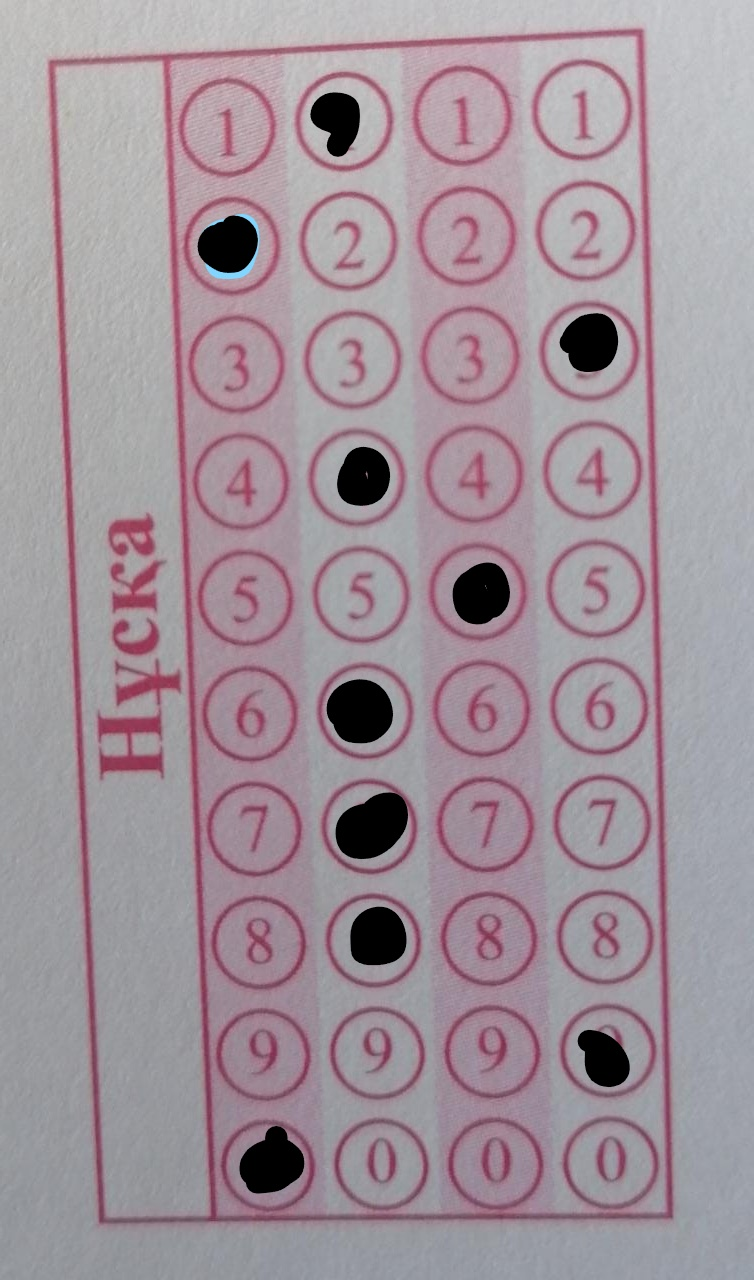
#> input picture 12333.jpg, 754 x 1280 px
$ python main.py
#> lines starting #> are read from the running program, lines starting #| are printed output that depends on the picture; after the words box and inside, x2 and y2 are one past the last pixel; in counts of white or black regions, pixels touching at a corner belong together
### utils.py
import cv2
import numpy as np

def rectContour(contours):

    rectCon = []

    for i in contours:
        area = cv2.contourArea(i)
        if area > 50:
            peri = cv2.arcLength(i, True)
            approx =cv2.approxPolyDP(i, 0.02 * peri, True)

            if len(approx) == 4:
                rectCon.append(i)

    rectCon = sorted(rectCon, key = cv2.contourArea, reverse=True)

    return rectCon

def getCornerPoints(cont):

    peri = cv2.arcLength(cont, True)
    approx = cv2.approxPolyDP(cont, 0.02 * peri, True)

    return approx

def reorder(myPoints):

    myPoints = myPoints.reshape((4,2))
    myPointsNew =np.zeros((4,1,2), np.int32)
    add = myPoints.sum(1)

    myPointsNew[0] = myPoints[np.argmin(add)]
    myPointsNew[3] = myPoints[np.argmax(add)]

    diff = np.diff(myPoints, axis=1)

    myPointsNew[1] = myPoints[np.argmin(diff)]
    myPointsNew[2] = myPoints[np.argmax(diff)]

    return myPointsNew

def splitBoxes(img, questions, choices):
    rows = np.vsplit(img, questions)
    boxes = []

    for row in rows:
        cols = np.hsplit(row, choices)
        boxes.append(cols)
    return boxes


def showAnswers(img, myIndex, grading, ans, questions=5, choices=5):
    secW = int(img.shape[1] / choices)
    secH = int(img.shape[0] / questions)

    for x in range(0, questions):
        myAns = myIndex[x]+1
        print(myAns)
        cX = (myAns * secW) + secW // 2
        cY = (x * secH) + secH // 2
        if grading[x] == 1:
            myColor = (0, 255, 0)
            # cv2.rectangle(img,(myAns*secW,x*secH),((myAns*secW)+secW,(x*secH)+secH),myColor,cv2.FILLED)
            cv2.circle(img, (cX, cY), 20, myColor, cv2.FILLED)
        else:
            myColor = (0, 0, 255)
            # cv2.rectangle(img, (myAns * secW, x * secH), ((myAns * secW) + secW, (x * secH) + secH), myColor, cv2.FILLED)
            cv2.circle(img, (cX, cY), 20, myColor, cv2.FILLED)

            # CORRECT ANSWER
            myColor = (0, 255, 0)
            correctAns = ans[x]
            cv2.circle(img, ((correctAns * secW) + secW // 2, (x * secH) + secH // 2),
                       20, myColor, cv2.FILLED)

### main.py
import cv2
import numpy as np
import utils

questions = 10
choices = 5
widthImg = 250
heightImg = 500

final_ans = [1, 0, 3, 1, 2, 2, 1, 1, 3, 1]

img = cv2.imread("12333.jpg")
#> img is the input picture: shape (1280, 754, 3); mean B, G, R 154.8, 146.5, 161

img = cv2.resize(img, (widthImg, heightImg))
#> img: shape (500, 250, 3)

imgBlank = np.zeros((widthImg, heightImg, 3), np.uint8)
imgGray = cv2.cvtColor(img, cv2.COLOR_BGR2GRAY)
imgBlur = cv2.GaussianBlur(imgGray, (5, 5), 1)
imgCanny = cv2.Canny(img, 80, 100)
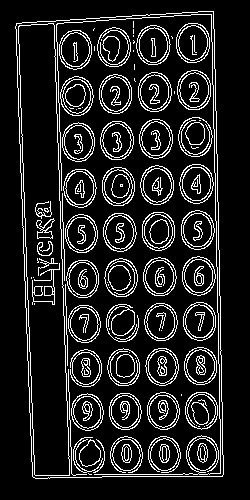
#> imgCanny: shape (500, 250); 12.7% white in thin lines or dots, all inside (x1, y1, x2, y2) = (15, 11, 224, 479)
imgContours = img.copy()
imgBigContour = img.copy()
imgFinal = img.copy()

contours, hierarchy = cv2.findContours(imgCanny, cv2.RETR_EXTERNAL, cv2.CHAIN_APPROX_NONE)
#> contours = 1 contour; box (x1, y1, x2, y2) and area: (15, 11, 224, 479) 89634
cv2.drawContours(imgContours, contours, -1, (0, 255, 0), 5)
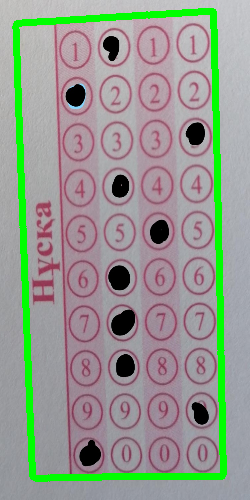
#> imgContours: shape (500, 250, 3); mean B, G, R 144, 155, 149

rectCon = utils.rectContour(contours)
#> the loop in rectContour, `for i in contours:` made 1 pass
#> (area, peri, approx) on pass 1: (89633.5, 1327, [[213, 11], [16, 23], [35, 478], [223, 474]])
#> after the loop in rectContour, `for i in contours:`: rectCon has the same summary as contours outside rectContour
#> rectCon has the same summary as contours
print(len(rectCon))
#| 1
biggestPoints = utils.getCornerPoints(rectCon[0])
#> in getCornerPoints, `peri = cv2.arcLength(cont, True)`: peri = 1327
#> in getCornerPoints, `approx = cv2.approxPolyDP(cont, 0.02 * peri, True)`: approx = [[213, 11], [16, 23], [35, 478], [223, 474]]
#> biggestPoints = [[213, 11], [16, 23], [35, 478], [223, 474]]

for con in rectCon:
    cv2.drawContours(imgBigContour, con, -1, (0, 0, 255), 5)
#> this loop made 1 pass
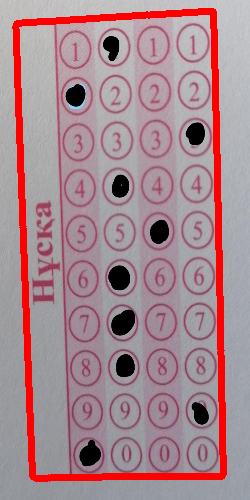
#> imgBigContour: shape (500, 250, 3); mean B, G, R 144, 136.4, 167.6

if biggestPoints.size != 0:

    biggestPoints = utils.reorder(biggestPoints)
#> in reorder, `add = myPoints.sum(1)`: add = [224, 39, 513, 697]
#> in reorder, `diff = np.diff(myPoints, axis=1)`: diff = [-202, 7, 443, 251]
#> biggestPoints = [[16, 23], [213, 11], [35, 478], [223, 474]]
    cv2.drawContours(imgBigContour, biggestPoints, -1, (0, 0, 255), 5)

    pts1 = np.float32(biggestPoints)  # PREPARE POINTS FOR WARP
#> pts1 = [[16, 23], [213, 11], [35, 478], [223, 474]]
    pts2 = np.float32([[0, 0], [widthImg, 0], [0, heightImg], [widthImg, heightImg]])  # PREPARE POINTS FOR WARP
    matrix = cv2.getPerspectiveTransform(pts1, pts2)  # GET TRANSFORMATION MATRIX
#> matrix = [[1.29, -0.0537, -19.34], [0.0636, 1.04, -25.03], [8.05e-05, -0.000105, 1]]
    imgWarpColored = cv2.warpPerspective(img, matrix, (widthImg, heightImg))  # APPLY WARP PERSPECTIVE

    imgWarpGray = cv2.cvtColor(imgWarpColored, cv2.COLOR_BGR2GRAY)  # CONVERT TO GRAYSCALE
    imgThresh = cv2.threshold(imgWarpGray, 130, 255, cv2.THRESH_BINARY_INV)[1]  # APPLY THRESHOLD AND INVERSE
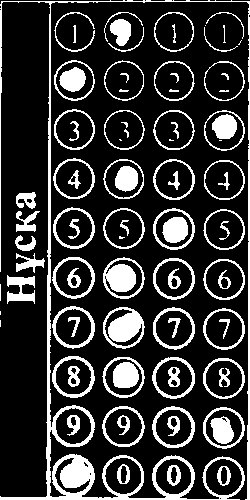
#> imgThresh: shape (500, 250); 20.5% white; 93 white regions (11 under 20 px), largest, box (x1, y1, x2, y2) and area: (0, 0, 250, 500) 6588, (103, 307, 145, 349) 1033, (103, 257, 145, 299) 963

    boxes = utils.splitBoxes(imgThresh, questions, choices)
#> in splitBoxes, `rows = np.vsplit(img, questions)`: rows = 10 items
#> the loop in splitBoxes, `for row in rows:` made 10 passes
#> boxes = 10 items
    for x in range(10):
        del boxes[x][0]

    # [4 lines of commented-out code are left out]

    myPixelVal = np.zeros((questions, choices))

    for x in range(questions):
        for y in range(choices-1):
            myPixelVal[x][y] = cv2.countNonZero(boxes[x][y])
#> after the loop, myPixelVal = [[346, 613, 272, 280, 0], [786, 243, 280, 315, 0], [400, 243, 303, 785, 0], [448, 697, 382, 390, 0], [494, 339, 874, 425, 0], [564, 963, 499, 489, 0], [543, 1033, 488, 489, 0], [605, 894, 561, 547, 0], [653, 474, 569, 933, 0], [1344, 634, 717, 678, 0]]

    myAns = []
    score = 0
    grading = np.zeros(questions)
    for x in range(questions):
        myAnsIndex = myPixelVal[x]
        qq = np.where(myAnsIndex == np.amax(myAnsIndex))
        myAns.append(qq[0][0])
        if myAns[x]==final_ans[x]:
            score += 1
            grading[x]=1
#> this loop made 10 passes
#> (myAnsIndex, qq) on passes 1 to 10: ([346, 613, 272, 280, 0], ([1],)), ([786, 243, 280, 315, 0], ([0],)), ([400, 243, 303, 785, 0], ([3],)), ([448, 697, 382, 390, 0], ([1],)), ([494, 339, 874, 425, 0], ([2],)), ([564, 963, 499, 489, 0], ([1],)), ([543, 1033, 488, 489, 0], ([1],)), ([605, 894, 561, 547, 0], ([1],)), ([653, 474, 569, 933, 0], ([3],)), ([1344, 634, 717, 678, 0], ([0],))
#> after the loop, grading = [1, 1, 1, 1, 1, 0, 1, 1, 1, 0]; myAns = [1, 0, 3, 1, 2, 1, 1, 1, 3, 0]; score = 8

    total_score = score/questions * 100
#> total_score = 80

    print("----------------")
    print(imgWarpColored.shape[0], imgWarpColored.shape[1])
#| 500 250
    print("----------------")

    utils.showAnswers(imgWarpColored, myAns, grading, final_ans, questions=questions, choices=choices)
#> the loop in showAnswers, `for x in range(0, questions):` made 10 passes
#> (myAns, cX) on passes 1 to 10: (2, 125), (1, 75), (4, 225), (2, 125), (3, 175), (2, 125), (2, 125), (2, 125), (4, 225), (1, 75)
#| 2
#| 1
#| 4
#| 2
#| 3
#| 2
#| 2
#| 2
#> (further printed lines are left out)
#> after the loop in showAnswers, `for x in range(0, questions):`:
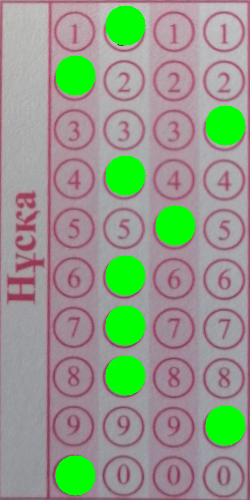
#> img: shape (500, 250, 3); mean B, G, R 138.3, 155, 147.8
    imgRawDrawings = np.zeros_like(imgWarpColored)
    utils.showAnswers(imgRawDrawings, myAns, grading, final_ans, questions=questions, choices=choices)
#> call 2 of showAnswers, with grading = array of shape (10,), questions = 10, choices = 5
#> the loop in showAnswers (call 2), `for x in range(0, questions):` made 10 passes
#| 2
#| 1
#| 4
#| 2
#| 3
#| 2
#| 2
#| 2
#> (further printed lines are left out)
#> after the loop in showAnswers (call 2), `for x in range(0, questions):`:
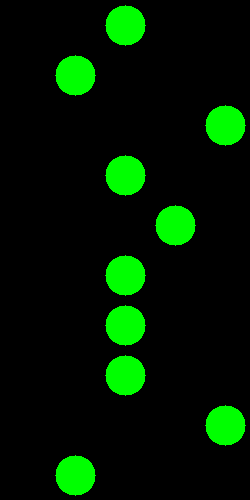
#> img: shape (500, 250, 3); mean B, G, R 0, 25.6, 0

    invMatrix = cv2.getPerspectiveTransform(pts2, pts1)  # INVERSE TRANSFORMATION MATRIX
#> invMatrix = [[0.774, 0.0414, 16], [-0.0487, 0.957, 23], [-6.74e-05, 9.75e-05, 1]]
    imgInvWarp = cv2.warpPerspective(imgRawDrawings, invMatrix, (widthImg, heightImg))  # INV IMAGE WARP

    imgFinal = cv2.addWeighted(imgFinal, 1, imgInvWarp, 1, 0)
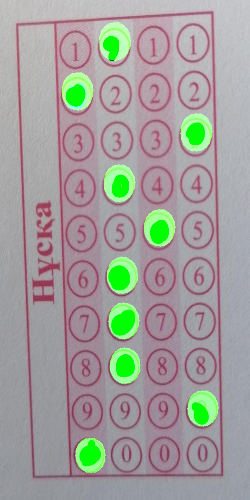
#> imgFinal: shape (500, 250, 3); mean B, G, R 154.7, 158.6, 160.9


cv2.imshow("test", imgFinal)
cv2.waitKey(0)
